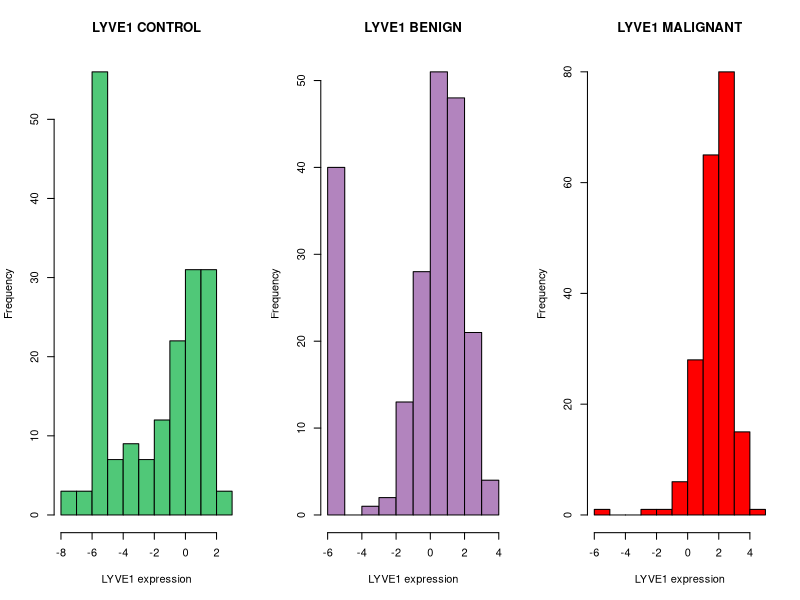
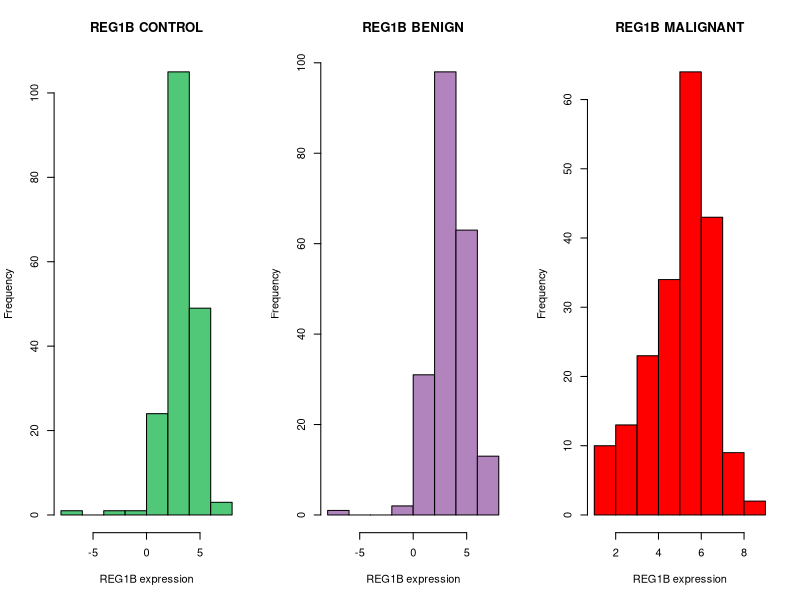
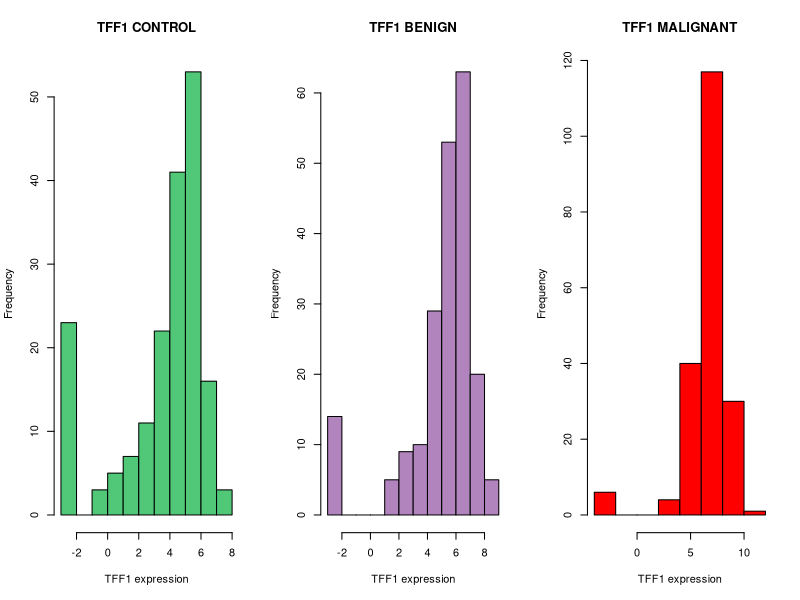
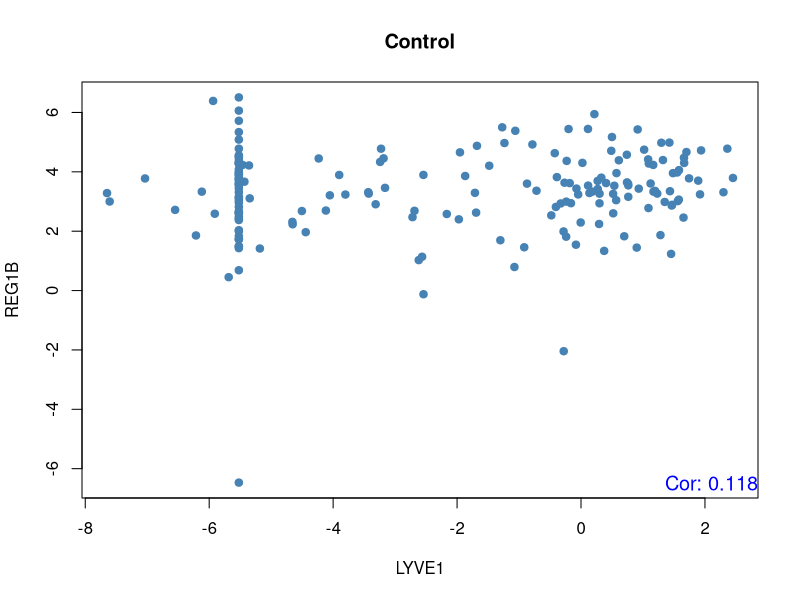
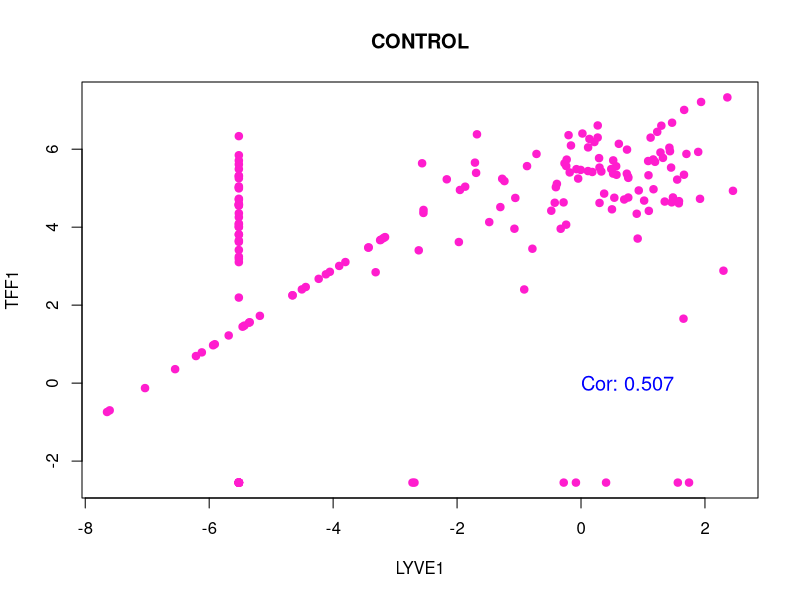
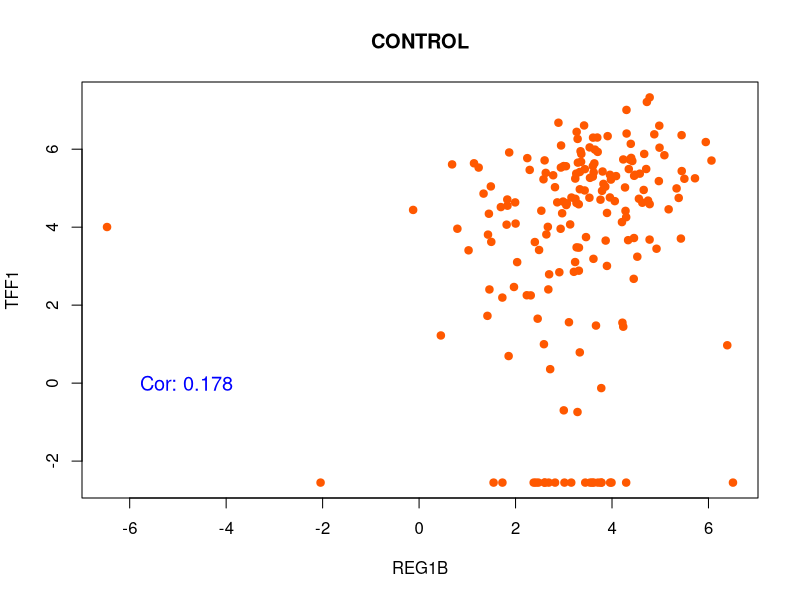
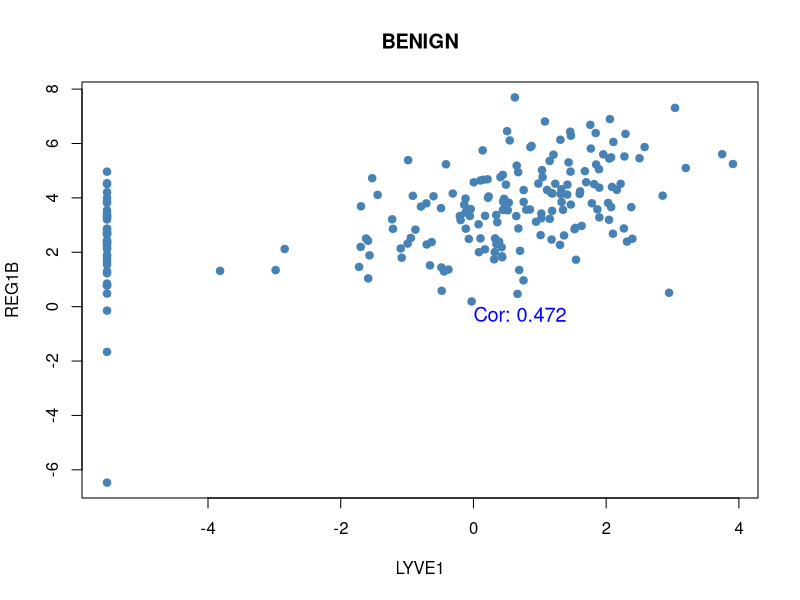
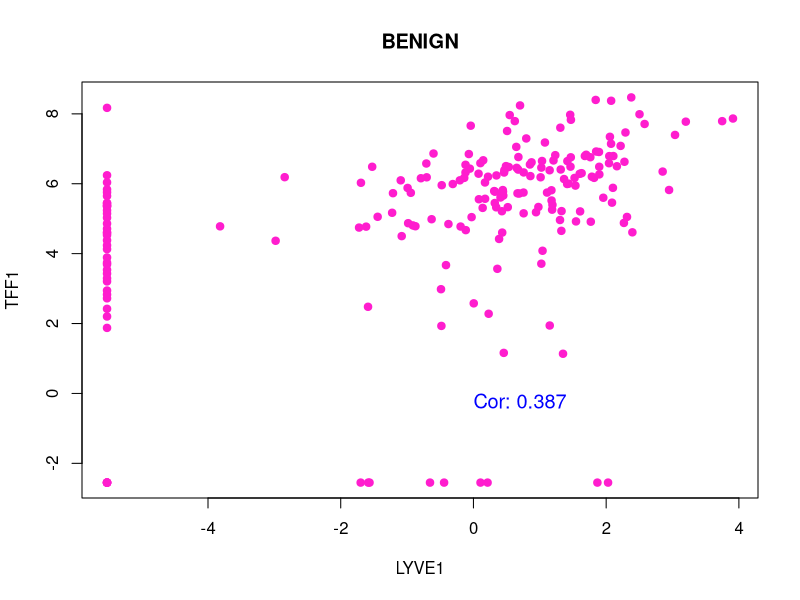

Reproduce these figures in R, in order.
# Summarizing data and descriptive analysis
# For each of the 3 biomarkers: mean, median, quantiles, variance, standard deviation,range,interqaurtile range, histogram (dati numerici continui)
# questi calcoli vanno fatti per diagnosi

##TROVATE I DATI GIA' NORMALIZZATI NELLE RISPETTIVE COLONNE FILE EXCEL
#La normalizzazione dei dati dei biomarcatori urinari per l'adenocarcinoma duttale pancreatico (PDAC) rispetto alla creatinina è un passaggio fondamentale per correggere la naturale variabilità della concentrazione delle urine tra i pazienti e nei diversi momenti della giornata. [1, 2]
#Senza questo processo, i test di screening o diagnosi precoce basati su pannelli urinari (come il noto pannello a tre biomarcatori LYVE1, REG1B e TFF1) produrrebbero falsi positivi o falsi negativi dovuti semplicemente a quanto il paziente ha bevuto. [1, 2])

options(scipen = 999)
#Ragazzi mi raccomando una volta che scrivete,usatae funzioni o quelloche volete COMMENTATE!!! il codice che avete fatto
#anche ragionamenti e step per arrivare alla funzione usata o altro (so che non ha senso per ora, ma è buona prassi)


#### Importing the dataset ####
###Download il file R dalla repository e inseriscilo nella tua cartella di lavoro
###In R, vai su SESSION > SET WORKING DIRECTORY > CHOOSE DIRECTORY > SELEZIONA LA TUA CARTELLA DI LAVORO 
###The following code should work anche per voi, basta che settate la vostra working directory come sopra :)

#install.packages("readxl")
#install.packages("dplyr")
library(dplyr)
library(readxl)

dataset = read_xlsx("dataset_stats.xlsx")[1:8] 
#this is the complete raw dataset

##important to state we are dealing with NUMBERS
dataset$LYVE1 <- as.numeric(dataset$LYVE1)
dataset$creatinine <- as.numeric(dataset$creatinine)
dataset$REG1B <- as.numeric(dataset$REG1B)
dataset$TFF1 <- as.numeric(dataset$TFF1)
dataset$diagnosis <- as.factor(dataset$diagnosis)


##Creating columns for normalized values (and log transformed)
dataset$LYVE1_Norm <- log(dataset$LYVE1 / dataset$creatinine)
dataset$REG1B_Norm <- log(dataset$REG1B / dataset$creatinine)
dataset$TFF1_Norm <- log(dataset$TFF1 / dataset$creatinine)

#check if there are NA values in the dataset (should be handled carefully)
anyNA(dataset) #FALSE, (luckily) there are no NAs in the dataset


#### EXPLORATIVE ANALYSIS ####

####LYVE1 ####
# Description an analysis of: LYVE1

LYVE1_1 = dataset$LYVE1_Norm[dataset$diagnosis == 1]
LYVE1_2 = dataset$LYVE1_Norm[dataset$diagnosis == 2]
LYVE1_3 = dataset$LYVE1_Norm[dataset$diagnosis == 3]

summary(LYVE1_1)
summary(LYVE1_2)
summary(LYVE1_3)

# MEAN 
LYVE1_m1 = mean(LYVE1_1) 
LYVE1_m2 = mean(LYVE1_2) 
LYVE1_m3 = mean(LYVE1_3) 

#MEDIAN 
LYVE1_med1 = median(LYVE1_1) 
LYVE1_med2 = median(LYVE1_2) 
LYVE1_med3 = median(LYVE1_3) 

#QUANTILES 
LYVE1_q1 = quantile(LYVE1_1) # quantiles diagnosis 1
LYVE1_q1
LYVE1_q2 = quantile(LYVE1_2) # quantiles diagnosis 2
LYVE1_q2
LYVE1_q3 = quantile(LYVE1_3) # quantiles diagnosis 3
LYVE1_q3

#VARIANCE 
LYVE1_var1 = var(LYVE1_1) # 4.227097
LYVE1_var2 = var(LYVE1_2) # 32.36012
LYVE1_var3 = var(LYVE1_3) # 78.44902

#STANDARD DEVIATION 
LYVE1_sd1 = sd(LYVE1_1) # 2.05599 sd diagnosis 1
LYVE1_sd2 = sd(LYVE1_2) # 5.688595 sd diagnosis 2
LYVE1_sd3 = sd(LYVE1_3) # 8.857145 sd diagnosis 3

#INTERQUANTILE RANGE 
LYVE1_iqr1 = IQR(LYVE1_1) # 1.7334 iqr diagnosis 1
LYVE1_iqr2 = IQR(LYVE1_2) # 3.592694 iqr diagnosis 2
LYVE1_iqr3 = IQR(LYVE1_3) # 9.481684 iqr diagnosis 3

#HISTOGRAMS 
#library(MASS)
#truehist(LYVE1_1, nbins = "FD", xlab = 'LYVE1 expression', main = 'LYVE1 CONTROL') 
#truehist(LYVE1_2, nbins = "FD", xlab = 'LYVE1 expression', main = 'LYVE1 CONTROL')
#truehist(LYVE1_3, nbins = "FD", xlab = 'LYVE1 expression', main = 'LYVE1 CONTROL')

par(mfrow = c(1,3))
hist(LYVE1_1, xlab = 'LYVE1 expression', main = 'LYVE1 CONTROL', col ='#50C878')
hist(LYVE1_2, xlab = 'LYVE1 expression', main = 'LYVE1 BENIGN', col = '#B284BE')
hist(LYVE1_3, xlab = 'LYVE1 expression', main = 'LYVE1 MALIGNANT', col ='#FE0000')
dev.off()

#### REG1B ####
# Description an analysis of: REG1B
reg1b_1 = dataset$REG1B_Norm[dataset$diagnosis == 1] #reg1b normalised values for DIAGNOSIS 1
reg1b_2 = dataset$REG1B_Norm[dataset$diagnosis == 2] #reg1b normalised values for DIAGNOSIS 2
reg1b_3 = dataset$REG1B_Norm[dataset$diagnosis == 3] #reg1b normalised values for DIAGNOSIS 3

summary (reg1b_1)
summary (reg1b_2)
summary (reg1b_3)

# MEAN 
reg1b_m1 = mean (reg1b_1) #58.49999 mean DIAGNOSIS 1
reg1b_m2 = mean (reg1b_2) #106.6098 mean DIAGNOSIS 2
reg1b_m3 = mean (reg1b_3) #346.6593 mean DIAGNOSIS 3

#MEDIAN 
reg1b_med1 = median (reg1b_1) #28.89873 median DIAGNOSIS 1
reg1b_med2 = median (reg1b_2) #34.59517 median DIAGNOSIS 2
reg1b_med3 = median (reg1b_3) #201.3776 median DIAGNOSIS 3

#QUANTILES
reg1b_q1 = quantile(reg1b_1) #quantiles DIAGNOSIS 1
reg1b_q1
reg1b_q2 = quantile(reg1b_2) #quantiles DIAGNOSIS 2
reg1b_q2
reg1b_q3 = quantile (reg1b_3) #quantiles DIAGNOSIS 3
reg1b_q3

#VARIANCE 
reg1b_var1 = var(reg1b_1) 
reg1b_var2 = var(reg1b_2) 
reg1b_var3 = var(reg1b_3) 

#STANDARD DEVIATION 
reg1b_sd1 = sqrt(reg1b_var1) 
reg1b_sd2 = sqrt(reg1b_var2) 
reg1b_sd3 = sqrt(reg1b_var3) 

#INTERQUANTILE RANGE 
reg1b_iqr1 = IQR(reg1b_1)#56.01297 IQR DIAGNOSIS 1
reg1b_iqr2 = IQR(reg1b_2) #79.95126 IQR DIAGNOSIS 2
reg1b_iqr3 = IQR(reg1b_3) #370.2075 IQR DIAGNOSIS 3

#HISTOGRAMS
#library(MASS)
#truehist(reg1b_1, nbins = "FD") #FD sta per Freedman-Diaconis, una regola per scegliere automaticamente la larghezza delle barre (bin width) di un istogramma.
#truehist(reg1b_2, nbins = "FD")
#truehist(reg1b_3, nbins = "FD")

par(mfrow = c(1,3))
hist(reg1b_1, xlab = 'REG1B expression', main = 'REG1B CONTROL', col ='#50C878')
hist(reg1b_2, xlab = 'REG1B expression', main = 'REG1B BENIGN', col = '#B284BE')
hist(reg1b_3, xlab = 'REG1B expression', main = 'REG1B MALIGNANT', col ='#FE0000')
dev.off()



#### TFF1  ####
# Description an analysis of: TFF1
TFF1_1 = dataset$TFF1_Norm[dataset$diagnosis == 1]
TFF1_2 = dataset$TFF1_Norm[dataset$diagnosis == 2]
TFF1_3 = dataset$TFF1_Norm[dataset$diagnosis == 3]

summary(TFF1_1)
summary(TFF1_2)
summary(TFF1_3)

# MEAN 
TFF1_m1 = mean(TFF1_1) 
TFF1_m2 = mean(TFF1_2) 
TFF1_m3 = mean(TFF1_3) 

#MEDIAN
TFF1_med1 = median(TFF1_1) 
TFF1_med2 = median(TFF1_2) 
TFF1_med3 = median(TFF1_3) 

#QUANTILES
TFF1_q1 = quantile(TFF1_1) # quantiles diagnosis 1
TFF1_q1
TFF1_q2 = quantile(TFF1_2) # quantiles diagnosis 2
TFF1_q2
TFF1_q3 = quantile(TFF1_3) # quantiles diagnosis 3
TFF1_q3

#VARIANCE
TFF1_var1 = var(TFF1_1) 
TFF1_var2 = var(TFF1_2) 
TFF1_var3 = var(TFF1_3) 

#STANDARD DEVIATION 
TFF1_sd1 = sd(TFF1_1) 
TFF1_sd2 = sd(TFF1_2) 
TFF1_sd3 = sd(TFF1_3) 

#INTERQUANTILE RANGE
TFF1_iqr1 = IQR(TFF1_1) 
TFF1_iqr2 = IQR(TFF1_2) 
TFF1_iqr3 = IQR(TFF1_3) 

#HISTOGRAMS
#library(MASS)
#truehist(TFF1_1, nbins = "FD") 
#truehist(TFF1_2, nbins = "FD")
#truehist(TFF1_3, nbins = "FD")

par(mfrow = c(1,3))
hist(TFF1_1, xlab = 'TFF1 expression', main = 'TFF1 CONTROL', col ='#50C878')
hist(TFF1_2, xlab = 'TFF1 expression', main = 'TFF1 BENIGN', col = '#B284BE')
hist(TFF1_3, xlab = 'TFF1 expression', main = 'TFF1 MALIGNANT', col ='#FE0000')
dev.off()


#### SCATTERPLOTS, VARIANCE AND COVARIANCE PAIRWISE ####
### CONTROL
# LYVE1 vs REG1B

cor1 = cor(LYVE1_1, reg1b_1) 
cov(LYVE1_1, reg1b_1) 

plot(LYVE1_1, reg1b_1, 
     col = 'steelblue', pch = 19, 
     xlab = "LYVE1", ylab = "REG1B", main = "Control")

text(x = par("usr")[2],  
     y = par("usr")[3],  
     labels = paste("Cor:", round(cor1, 3)),
     adj = c(1, -0.5),   
     cex = 1.2,
     col = "blue")


# LYVE1 vs TFF1
plot(LYVE1_1, TFF1_1, col = '#FF1DCE', pch = 19,
     xlab = "LYVE1", ylab = "TFF1",
     main = "CONTROL")

cor(LYVE1_1, TFF1_1)
cov(LYVE1_1, TFF1_1) 

text(x = 0,  
     y = 0,  
     labels = paste("Cor:", round(cor(LYVE1_1, TFF1_1), 3)),
     adj = c(0, 0.5),   
     cex = 1.2,
     col = "blue")


# REG1B vs TFF1
plot(reg1b_1, TFF1_1, col = '#FF5800', pch=19,
     xlab = "REG1B", ylab = "TFF1",
     main = "CONTROL")

cor(reg1b_1, TFF1_1)
cov(reg1b_1, TFF1_1)

text(x = 0,  
     y = 0,  
     labels = paste("Cor:", round(cor(reg1b_1, TFF1_1), 3)),
     adj = c(3, 0.5),   
     cex = 1.2,
     col = "blue")


#################### BENIGN
# LYVE1 vs REG1B
plot(LYVE1_2, reg1b_2, col ='steelblue', pch=19,
     xlab = "LYVE1", ylab = "REG1B",
     main = "BENIGN")

cor(LYVE1_2, reg1b_2) 
cov(LYVE1_2, reg1b_2) 

text(x = 0,  
     y = 0,  
     labels = paste("Cor:", round(cor(LYVE1_2, reg1b_2), 3)),
     adj = c(0, 1),   
     cex = 1.2,
     col = "blue")

# LYVE1 vs TFF1
plot(LYVE1_2, TFF1_2, col = '#FF1DCE', pch = 19,
     xlab = "LYVE1", ylab = "TFF1",
     main = "BENIGN")

cor(LYVE1_2, TFF1_2)
cov(LYVE1_2, TFF1_2)

text(x = 0,  
     y = 0,  
     labels = paste("Cor:", round(cor(LYVE1_2, TFF1_2), 3)),
     adj = c(0, 1),   
     cex = 1.2,
     col = "blue")

# REG1B vs TFF1
plot(reg1b_2, TFF1_2, col = '#FF5800', pch=19,
     xlab = "REG1B", ylab = "TFF1",
     main = "BENIGN")

cor(reg1b_2, TFF1_2)
cov(reg1b_2, TFF1_2)

text(x = 0,  
     y = 0,  
     labels = paste("Cor:", round(cor(reg1b_2, TFF1_2), 3)),
     adj = c(0, 1),   
     cex = 1.2,
     col = "blue")


############### MALIGNANT

par(mfrow = c(1,3))

# LYVE1 vs REG1B
plot(LYVE1_3, reg1b_3, col ='steelblue', pch=19,
     xlab = "LYVE1", ylab = "REG1B",
     main = "MALIGNANT")

cor(LYVE1_3, reg1b_3)
cov(LYVE1_3, reg1b_3)

legend("topleft",
       legend = paste("Cor:", round(cor(LYVE1_3, reg1b_3), 3)),
       bty = "n",
       cex = 1.2,
       text.col = "blue")

# LYVE1 vs TFF1
plot(LYVE1_3, TFF1_3, col = '#FF1DCE', pch = 19,
     xlab = "LYVE1", ylab = "TFF1",
     main = "MALIGNANT")

cor(LYVE1_3, TFF1_3)
cov(LYVE1_3, TFF1_3)

legend("topleft",
       legend = paste("Cor:", round(cor(LYVE1_3, TFF1_3), 3)),
       bty = "n",
       cex = 1.2,
       text.col = "blue")

# REG1B vs TFF1
plot(reg1b_3, TFF1_3, col = '#FF5800', pch=19,
     xlab = "REG1B", ylab = "TFF1",
     main = "MALIGNANT")

cor(reg1b_3, TFF1_3)
cov(reg1b_3, TFF1_3)

legend("topleft",
       legend = paste("Cor:", round(cor(reg1b_3, TFF1_3), 3)),
       bty = "n",
       cex = 1.2,
       text.col = "blue")

###  BOXPLOTS ###

boxplot(LYVE1_Norm ~ diagnosis, data=dataset, col = c('#50C878', '#B284BE', '#FE0000'), ylab= 'LYVE1 expression')
legend("bottomright", legend = c("Control", "Benign", "Malignant"), fill = c('#50C878', '#B284BE', '#FE0000'), bty='n')

boxplot(REG1B_Norm ~ diagnosis, data=dataset, col = c('#50C878', '#B284BE', '#FE0000'), ylab= 'REG1B expression')
legend("bottomright", legend = c("Control", "Benign", "Malignant"), fill = c('#50C878', '#B284BE', '#FE0000'), bty='n')

boxplot(TFF1_Norm ~ diagnosis, data=dataset, col = c('#50C878', '#B284BE', '#FE0000'), ylab= 'TFF1 expression')
legend("bottomright", legend = c("Control", "Benign", "Malignant"), fill = c('#50C878', '#B284BE', '#FE0000'), bty='n')

dev.off()

#### INFERENTIAL STATS ####



############   LINEAR REGRESSION   ############
#la prossima come idea per matrice di scatterplot con regressione lineare
#la metto tutta come commento per ora (file esempio caricato come )

# pairs(dataset[dataset$diagnosis == 1,
#               c("LYVE1_Norm", "REG1B_Norm", "TFF1_Norm")],
#       panel = function(x, y, ...) {
#         points(x, y)
#         
#         # Calcolo della regressione lineare
#         modello = lm(y ~ x)
#         
#         # Disegno della retta
#         abline(modello, col = "red")
#         
#         # Intercetta e pendenza
#         a = coef(modello)[1]
#         b = coef(modello)[2]
#         
#         # Equazione con 6 cifre significative
#         legend("topright",
#                legend = sprintf("y = %.6g %+.6g x", a, b),
#                bty = "o", cex = 0.9)
#       },
#       main = "CONTROL")



########## NULL HYPOTHESIS ##########
# We used the t-test, a statistic test used to visualize if there is a significant difference between the mean of two groups

# T-TEST FOR LYVE1
# No Cancer vs Benign
t.test(LYVE1_1, LYVE1_2)

# No Cancer vs PDAC
t.test(LYVE1_1, LYVE1_3)

# Benign vs PDAC
t.test(LYVE1_2, LYVE1_3)


# T-TEST FOR REG1B
# No Cancer vs Benign
t.test(reg1b_1, reg1b_2)

# No Cancer vs PDAC
t.test(reg1b_1, reg1b_3)

# Benign vs PDAC
t.test(reg1b_2, reg1b_3)


# T-TEST FOR TFF1
# No Cancer vs Benign
t.test(TFF1_1, TFF1_2)

# No Cancer vs PDAC
t.test(TFF1_1, TFF1_3)

# Benign vs PDAC
t.test(TFF1_2, TFF1_3)


##### P-VALUE CORRECTION #####
# Correggere i p-value. Se utilizzi sempre 0.05 come soglia, aumenta la probabilità di ottenere falsi positivi.

# Collect all 9 p-values
p_values <- c(
     
  # LYVE1
  t.test(LYVE1_1, LYVE1_2)$p.value,
  t.test(LYVE1_1, LYVE1_3)$p.value,
  t.test(LYVE1_2, LYVE1_3)$p.value,
     
  # REG1B
  t.test(reg1b_1, reg1b_2)$p.value,
  t.test(reg1b_1, reg1b_3)$p.value,
  t.test(reg1b_2, reg1b_3)$p.value,
  
  # TFF1
  t.test(TFF1_1, TFF1_2)$p.value,
  t.test(TFF1_1, TFF1_3)$p.value,
  t.test(TFF1_2, TFF1_3)$p.value
)

# Apply Holm correction to correct p-value. 
# Holm correction is used to correct the p-value when more statistic test are made at once because doing 9 tests, without correction, increases the possibility of a false positive
# Holm correction orders p-value from smallest to biggest and applies a threshold progressively less restrictive

p_adjusted <- p.adjust(p_values, method = "holm")

# Display results
results <- data.frame(
  Biomarker = rep(c("LYVE1", "REG1B", "TFF1"), each = 3),
  Comparison = rep(c(
    "No Cancer vs Benign",
    "No Cancer vs PDAC",
    "Benign vs PDAC"
  ), 3),
  Original_p = p_values,
  Adjusted_p = p_adjusted
)

print(results)
